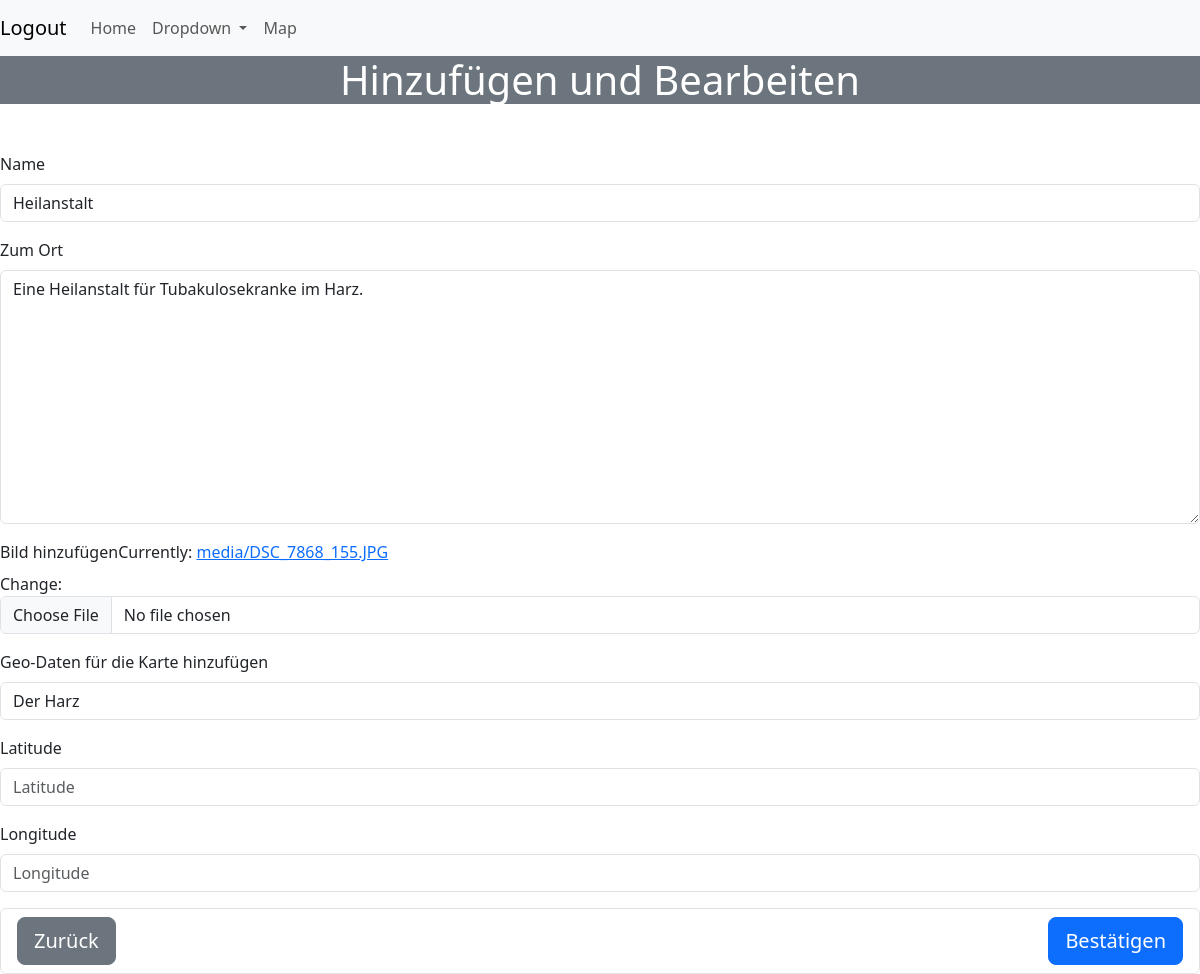
Page /places/edit/4 (signed in) on the earlier database version.
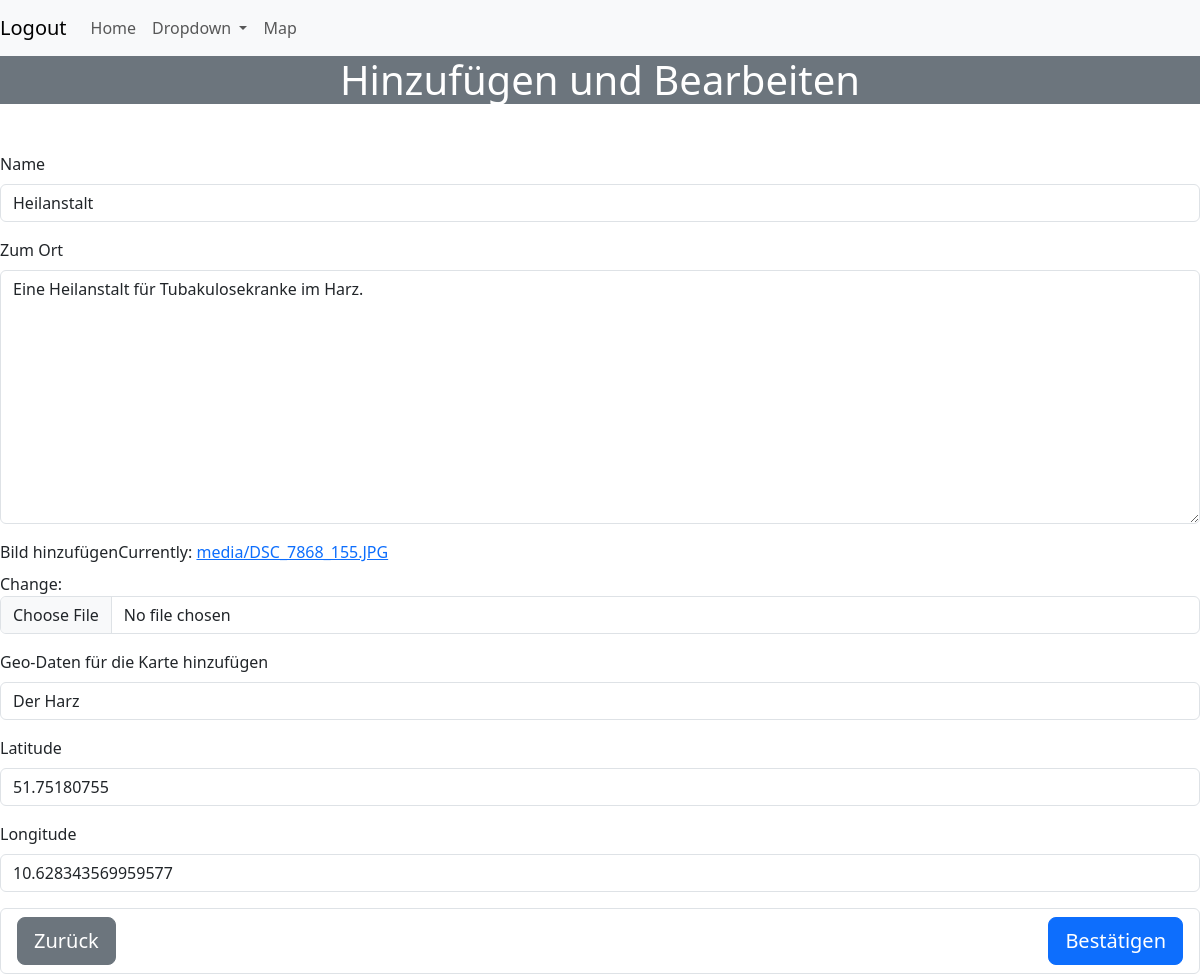
Same page on the later database version.
### Forgotten/models.py (models this page shows, shortened)
class Places(models.Model):
    class Meta:
        verbose_name_plural = 'Places'
    name = models.CharField(max_length=30)
    story_field = models.TextField(blank=True)
    upload_picture = models.ImageField(upload_to='media/')
    location_map = models.CharField(max_length=40)
    latitude = models.FloatField(null=True, blank=True)
    longitude = models.FloatField(null=True, blank=True)

### Forgotten/views.py (the view)
# urls.py: path('places/edit/<int:pk>', place_details, name='edit_place'),
@login_required()
def place_details(request, pk=None):
    if pk:
        places = Places.objects.get(pk=pk)
    else:
        places = Places()
    if request.method == 'POST':
        form = PlacesForm(request.POST, files=request.FILES, instance=places)
        if form.is_valid():
            place = form.save(commit=False)
            geocoder = Geocoding()
            coordinates = geocoder.get_coordinates(place.location_map)
            if coordinates:
                place.longitude, place.latitude = coordinates
            place.save()
            messages.success(request, 'Ort gespeichert.')
            return HttpResponseRedirect(reverse_lazy('place_list'))
        else:
            messages.error(request, 'Fehler bei der verarbeitung.')
    else:
        form = PlacesForm(instance=places)
    return render(request, 'Forgotten/place_details.html', {'page_title': 'Hinzufügen und Bearbeiten',
                                                            'form': form})

### Forgotten/forms.py
class PlacesForm(ModelForm):
    class Meta:
        model = Places
        exclude = ()
        labels = {'story_field': 'Zum Ort',
                  'upload_picture': 'Bild hinzufügen',
                  'location_map': 'Geo-Daten für die Karte hinzufügen'}

### templates/Forgotten/place_details.html (shortened to what this page needs)
{% extends 'Forgotten/base.html' %}
{% load bootstrap5 %}
{% block content %}
    <form action="" enctype="multipart/form-data" method="POST" class="form-row">
    {% bootstrap_form form %}
    <ul class="list-group">
        <li class="list-group-item">
            <a href="{% url 'place_list' %}" class="btn btn-secondary btn-lg">Zurück</a>
            <button type="submit" class="btn btn-primary btn-lg float-end float-end">Bestätigen</button>
        </li>
    </ul>
{% endblock %}

Differences in the rows shown:
changed Places "Heilanstalt": latitude (not shown) → "51.75180755"; longitude (not shown) → "10.628343569959577"
